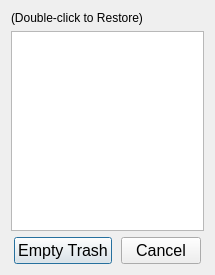
<?xml version="1.0" encoding="UTF-8"?>
<ui version="4.0">
 <class>TrashDialog</class>
 <widget class="QDialog" name="TrashDialog">
  <property name="geometry">
   <rect>
    <x>0</x>
    <y>0</y>
    <width>215</width>
    <height>253</height>
   </rect>
  </property>
  <property name="windowTitle">
   <string>Trash</string>
  </property>
  <layout class="QVBoxLayout" name="verticalLayout">
   <item>
    <widget class="QLabel" name="label">
     <property name="text">
      <string>(Double-click to Restore)</string>
     </property>
    </widget>
   </item>
   <item>
    <widget class="QListWidget" name="noteList">
     <property name="minimumSize">
      <size>
       <width>0</width>
       <height>200</height>
      </size>
     </property>
    </widget>
   </item>
   <item>
    <layout class="QHBoxLayout" name="horizontalLayout">
     <item>
      <spacer name="horizontalSpacer">
       <property name="orientation">
        <enum>Qt::Horizontal</enum>
       </property>
       <property name="sizeHint" stdset="0">
        <size>
         <width>40</width>
         <height>20</height>
        </size>
       </property>
      </spacer>
     </item>
     <item>
      <widget class="QPushButton" name="emptyTrashButton">
       <property name="font">
        <font>
         <pointsize>12</pointsize>
        </font>
       </property>
       <property name="text">
        <string>Empty Trash</string>
       </property>
      </widget>
     </item>
     <item>
      <spacer name="horizontalSpacer_2">
       <property name="orientation">
        <enum>Qt::Horizontal</enum>
       </property>
       <property name="sizeHint" stdset="0">
        <size>
         <width>40</width>
         <height>20</height>
        </size>
       </property>
      </spacer>
     </item>
     <item>
      <widget class="QPushButton" name="cancelButton">
       <property name="font">
        <font>
         <pointsize>12</pointsize>
        </font>
       </property>
       <property name="text">
        <string>Cancel</string>
       </property>
      </widget>
     </item>
     <item>
      <spacer name="horizontalSpacer_3">
       <property name="orientation">
        <enum>Qt::Horizontal</enum>
       </property>
       <property name="sizeHint" stdset="0">
        <size>
         <width>40</width>
         <height>20</height>
        </size>
       </property>
      </spacer>
     </item>
    </layout>
   </item>
  </layout>
 </widget>
 <resources/>
 <connections/>
</ui>
